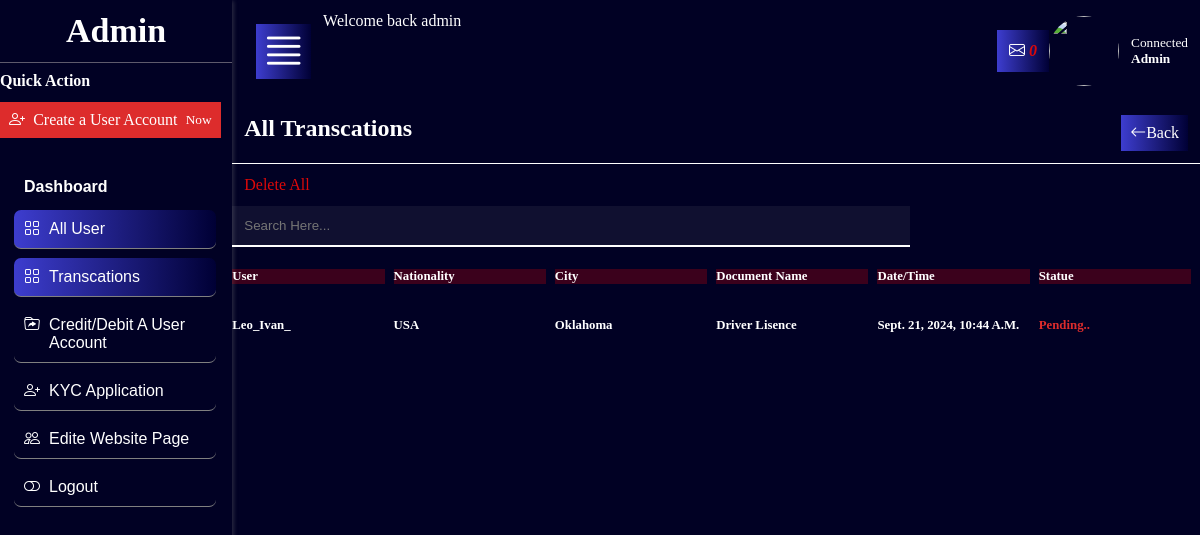
/request-send-kyc-list/6782i3j304u308nyh/ (signed in), run on the app's committed database.
### app/models.py (models this page shows, shortened)
class Kycdb(models.Model):
    cardUser = models.ForeignKey('Client', on_delete=models.CASCADE,blank=True, null=True)
    date = models.DateTimeField( auto_now_add=True)
    uuid = models.CharField( max_length=50,blank=True )
    ZipCode = models.CharField( max_length=50,blank=True )
    Nationality = models.CharField( max_length=50,blank=True )
    City = models.CharField( max_length=50,blank=True )
    Idname = models.CharField( max_length=50,blank=True)
    AddressLine1 = models.CharField( max_length=50,blank=True,null=True)
    AddressLine2 = models.CharField( max_length=50,blank=True,null=True)
    front = models.TextField( blank=True , null=True  )
    back = models.TextField( blank=True  , null=True )
    active = models.BooleanField()

class Client(models.Model):
    user = models.ForeignKey(User, on_delete=models.CASCADE)
    typeAcc = models.CharField(max_length=50,blank=True, null=True)
    Currency = models.CharField(max_length=50,blank=True, null=True)
    scretqestion = models.CharField(max_length=50,blank=True, null=True)
    scretanswer = models.CharField(max_length=50,blank=True, null=True)
    token = models.CharField(max_length=50,blank=True, null=True)
    AccountNUm = models.IntegerField(blank=True, null=True)
    balance = models.IntegerField(blank=True, null=True)
    Bdate = models.DateField(blank=True, null=True)
    Phone = models.CharField(max_length=50,blank=True, null=True)
    swiftcode = models.CharField( max_length=50,blank=True)
    otp = models.IntegerField(blank=True, null=True)
    verified = models.BooleanField()
    Tancode = models.CharField( max_length=50,blank=True, null=True)
    Pin = models.CharField( max_length=50,blank=True, null=True)
    deposite = models.ManyToManyField("deposite",blank=True,)
    userBtcpay = models.ManyToManyField("Btcpayin",blank=True,)
    depositeckecked = models.ManyToManyField("Depositchecking",blank=True,)
    approved = models.BooleanField(default= False, )
    disabled  = models.BooleanField(default= False)
    withdraw = models.ManyToManyField("withdraw",blank=True,)
    uuid = models.CharField( max_length=50,blank=True)
    password = models.CharField( max_length=50,blank=True, null=True)
    seftcode = models.CharField( max_length=50,blank=True, null=True)

### app/views.py (the view)
# urls.py: path('request-send-kyc-list/<pk>/', senduserkcyview , name="senduserkcyview"),
@login_required(login_url="loginuser")
def senduserkcyview(request,pk):
    if not request.user.is_superuser:
        return redirect('loginuser')
    userc = Client.objects.get(uuid = pk)
    allkyc = Kycdb.objects.all()
    consc = {
    'user':userc,
    'i':Site.objects.get(uuid=1),
    'o':allkyc,
    }
    return render(request,'adminC/html/kyc1.html',consc)

### template/adminC/html/kyc1.html (shortened to what this page needs)
{% extends './base.html' %}
{% load static %}
{% block adblock %}
        <div class="main__admin__users main__display">
            <span class="bi_head">
                <h1>All Transcations </h1>
                <a href="javascript:history.go(-1)">
                    <i class="bi bi-arrow-left "></i>
                    <p>   Back </p>
                </a>
            </span>
            <div class="  main__form">
                <a href="{% url 'allkycdelete' user.uuid %}" class="pad col__red">Delete All</a>
                <input type="text" placeholder="Search Here...">
                <div class="div__hoder">
                    <b>User</b>
                    <b>Nationality</b>
                    <b>City</b>
                    <b>Document name</b>
                    <b>Date/time</b>
                    <b>Statue</b>
                </div>
                {% if o %}
                {% for t in  o %}
                <span class="main__chide r" >
                    <b>{{t.cardUser.user.username}}</b>
                    <b>{{t.Nationality}}  </b>
                    <b>{{t.City}}  </b>
                    <b>{{t.Idname}}  </b>
                    <b>{{t.date}}</b>
                    {% if t.approved %}
                    <b class="ic">Active</b>
                    {% else %}
                    <b class="iw">pending..</b>
                    {% endif %}
                </span >
                {% endfor %}
                {% endif %}
            </div>
        </div>
        {% endblock adblock %}

### template/adminC/html/head.html (shortened to what this page needs)
{% load static %}
<div class="head df wd pad btw" >
    <span class="df">
        <i class="bi bi-justify  btn__open"  ></i>
    <p class="btn___p">
    <marquee behavior="" direction="left">
      Welcome  back admin
    </marquee>
    </p>
    </span>
    <div class="r df allcenter charsetholder">
        <i class="bi bi-envelope box__in pad rod "> <b class="col__red">0</b></i>
        <img src="{{i.logo}}" alt="">
        <small>
            <p>connected</p>
            <b>{{request.user.username}}</b>
        </small>
    </div>
            </div>

### static/admincss/unis.css (style rules this page uses)
* { margin: 0; padding: 0; box-sizing: border-box; outline: none; text-decoration: none; color: white; }
:root { --bg: rgb(1, 1, 36); --bgw:white; --bgt:rgb(133, 127, 127); --bgt2:rgba(3, 19, 90, 0.493); --brt:#dd2c2c; --bgct:#4ae6c4; --bx: linear-gradient(to right, #3d3dcf, #000035); }
.iw { color: var(--brt); }
body { background-color: rgb(1, 1, 36); }
.btn__open { display: flex; padding: 5px; height: -moz-fit-content; height: fit-content; margin: 12px; color: rgb(255, 255, 255); background: var(--bx); cursor: pointer; font-size: 280%; }
.box__in { background: var(--bx); }
.main___holder .main__body .head { display: flex; width: 100%; }
.main___holder .main__body .head img { height: 70px; width: 70px; border-radius: 50%; }
.main___holder .main__body .head .charsetholder { display: flex; text-transform: capitalize; cursor: pointer; }
.main___holder .main__body .head .charsetholder small { margin-left: 12px; }
.main__admin__users { display: flex; width: 100%; flex-direction: column; text-transform: capitalize; }
.main__admin__users .bi_head { display: flex; justify-content: space-between; width: 100%; border-bottom: 1.3px solid white; padding: 12px; }
.main__admin__users .bi_head > * { display: flex; }
.main__admin__users .bi_head a { background: var(--bx); padding: 9px; }
.main__admin__users .main__form { display: flex; flex-direction: column; width: 100%; overflow-x: auto; }
.main__admin__users .main__form input { background-color: rgba(199, 199, 199, 0.0745098039); border: none; border-bottom: 2px solid white; padding: 12px; margin-bottom: 22px; width: 70%; }
.main__admin__users .main__form .main__chide { display: flex; width: 100%; flex-direction: row; margin-bottom: 12px; padding-top: 22px; height: 80px; }
.main__admin__users .main__form .main__chide > * { width: 120px; flex-grow: 1; background-color: rgba(255, 0, 0, 0); margin-right: 9px; font-size: 80%; min-width: -moz-fit-content; min-width: fit-content; }
.main__admin__users .main__form .div__hoder { display: flex; width: 100%; flex-direction: row; margin-bottom: 12px; }
.main__admin__users .main__form .div__hoder > * { width: 120px; flex-grow: 1; background-color: rgba(255, 0, 0, 0.226); margin-right: 9px; font-size: 80%; min-width: -moz-fit-content; min-width: fit-content; }

### static/assets/css/glorbal.css (style rules this page uses)
* { margin: 0; padding: 0; box-sizing: border-box; text-decoration: none; list-style: none; }
.df { display: flex !important; }
.wd { width: 100%; }
.btw { justify-content: space-between; }
.r { position:relative; }
.pad { padding:12px }
.allcenter { justify-content: center; display: flex; align-items: center; }
.col__red { color:rgb(221, 9, 9); }

### data on the page
Kycdb: cardUser.user.username "Leo_Ivan_", Nationality "USA", City "Oklahoma", Idname "Driver Lisence", date "Sept. 21, 2024, 10:44 A.m."

### other printed values
{{ request.user.username }} "Admin"
